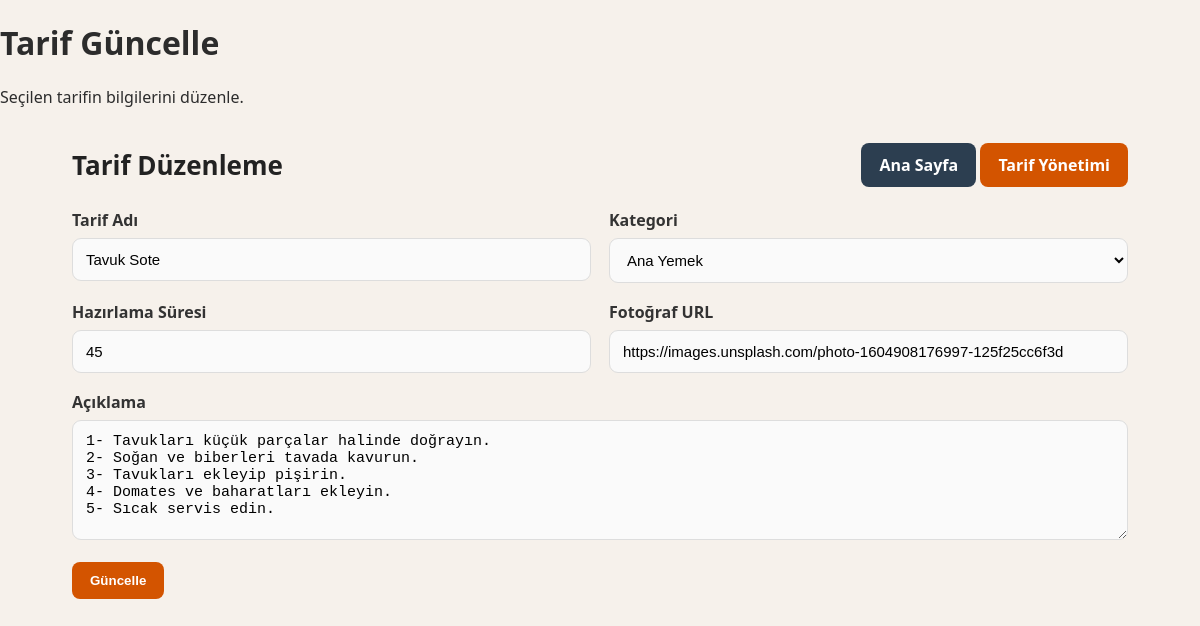
Screenshot of /yemek_tarifi-php/guncelle.php?id=2 with the database file from the repository.
### tables this page shows
CREATE TABLE IF NOT EXISTS tarifler (
    id INT AUTO_INCREMENT PRIMARY KEY,
    kategori_id INT NOT NULL,
    tarif_adi VARCHAR(150) NOT NULL,
    aciklama TEXT,
    hazirlama_suresi INT,
    fotograf_url VARCHAR(500),
    olusturma_tarihi DATETIME DEFAULT CURRENT_TIMESTAMP,
    FOREIGN KEY (kategori_id) REFERENCES kategoriler(id)
);

CREATE TABLE IF NOT EXISTS kategoriler (
    id INT AUTO_INCREMENT PRIMARY KEY,
    kategori_adi VARCHAR(100) NOT NULL
);

### yemek_tarifi-php/guncelle.php (the view, shortened to what this page needs)
<?php
include "baglanti.php";
$id = $_GET["id"];
$stmt = $db->prepare("
    SELECT * FROM tarifler
    WHERE id = ?
");
$stmt->execute([$id]);
$tarif = $stmt->fetch();
$kategoriler = $db->query("SELECT * FROM kategoriler ORDER BY kategori_adi ASC");
?>
<!DOCTYPE html>
<html lang="tr">
<head>
    <link rel="stylesheet" href="style.css">
</head>
<body>
<header>
    <h1>Tarif Güncelle</h1>
    <p>Seçilen tarifin bilgilerini düzenle.</p>
</header>
<div class="container">
    <div class="top-bar">
        <h2 class="page-title">Tarif Düzenleme</h2>
        <div>
            <a href="index.php" class="btn btn-secondary">Ana Sayfa</a>
            <a href="tarif_crud.php" class="btn">Tarif Yönetimi</a>
        </div>
    </div>
    <div class="form-box">
        <form method="post">
            <div class="form-grid">
                <div class="form-group">
                    <label>Tarif Adı</label>
                    <input
                        type="text"
                        name="tarif_adi"
                        value="<?php echo htmlspecialchars($tarif['tarif_adi']); ?>"
                        required>
                </div>
                <div class="form-group">
                    <label>Kategori</label>
                    <select name="kategori_id" required>
                        <?php foreach ($kategoriler as $kategori) { ?>
                            <option
                                value="<?php echo $kategori['id']; ?>"
                                <?php if ($kategori['id'] == $tarif['kategori_id']) echo "selected"; ?>>
                                <?php echo htmlspecialchars($kategori['kategori_adi']); ?>
                            </option>
                        <?php } ?>
                    </select>
                </div>
                <div class="form-group">
                    <label>Hazırlama Süresi</label>
                    <input
                        type="number"
                        name="hazirlama_suresi"
                        value="<?php echo htmlspecialchars($tarif['hazirlama_suresi']); ?>"
                        required>
                </div>
                <div class="form-group">
                    <label>Fotoğraf URL</label>
                    <input
                        type="text"
                        name="fotograf_url"
                        value="<?php echo htmlspecialchars($tarif['fotograf_url']); ?>">
                </div>
                <div class="form-group full">
                    <label>Açıklama</label>
                    <textarea name="aciklama" required><?php echo htmlspecialchars($tarif['aciklama']); ?></textarea>
                </div>
            </div>
            <br>
            <button class="btn" type="submit" name="guncelle">
                Güncelle
            </button>
        </form>
    </div>
</div>
</body>
</html>

### yemek_tarifi-php/style.css (style rules this page uses)
* { box-sizing: border-box; }
body { margin: 0; font-family: "Segoe UI", Arial, sans-serif; background: #f6f1eb; color: #2c2c2c; }
.container { width: 88%; max-width: 1200px; margin: 35px auto; }
.top-bar { display: flex; justify-content: space-between; align-items: center; margin-bottom: 22px; gap: 15px; flex-wrap: wrap; }
.page-title { margin: 0; font-size: 26px; color: #222; }
.btn { display: inline-block; background: #d35400; color: white; padding: 11px 18px; border-radius: 8px; border: none; text-decoration: none; cursor: pointer; font-weight: 600; transition: 0.2s ease; }
.btn-secondary { background: #2c3e50; }
.form-grid { display: grid; grid-template-columns: 1fr 1fr; gap: 18px; }
.form-group { display: flex; flex-direction: column; }
.form-group.full { grid-column: 1 / -1; }
label { font-weight: 600; margin-bottom: 7px; color: #333; }
input, select, textarea { width: 100%; padding: 12px 13px; border: 1px solid #ddd; border-radius: 9px; font-size: 15px; background: #fafafa; outline: none; transition: 0.2s ease; }
textarea { min-height: 120px; resize: vertical; }

### rows the page displays
tarifler: tarif_adi "Tavuk Sote", kategori_id "Ana Yemek", hazirlama_suresi "45", fotograf_url "https://images.unsplash.com/photo-1604908176997-125f25cc6f3d", aciklama "1- Tavukları küçük parçalar halinde doğrayın. 2- Soğan ve biberleri tavada kavurun. 3- Tavukları ekleyip pişirin. 4- Domates ve baharatları ekleyin. 5- Sıcak servis edin."
